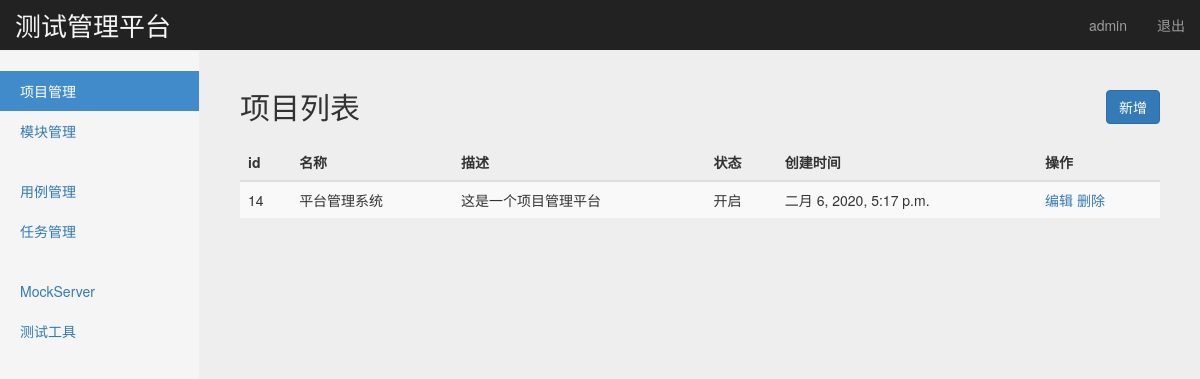
The app's page /manage/project_manage/ (signed in) with its own data.
### project_app/models.py (models this page shows, shortened)
class Project(models.Model):
    name = models.CharField('名称',max_length=100,blank=False,default='',unique=True)
    describe = models.TextField('描述',default='')
    status = models.BooleanField('状态',default=True)
    create_time = models.DateTimeField('创建时间',auto_now=True)

### project_app/views/project_views.py (the view)
# urls.py: path('project_manage/', project_views.project_manage),
@login_required  #判断用户是否登陆
def project_manage(request):
    username = request.session.get('user','') #读取浏览器session
    projects = Project.objects.all()
    return render(request,'project_manage.html',{'user':username,'projects':projects,'type':'list'})

### templates/project_manage.html (shortened to what this page needs)
{% extends "base.html" %}
{% block content %}
    <nav class="navbar navbar-inverse navbar-fixed-top">
      <div class="container-fluid">
        <div class="navbar-header">
          <a class="navbar-brand" style=" color:#f5f5f5; font-size:26px;" href="#">测试管理平台</a>
        </div>
        <div id="navbar" class="navbar-collapse collapse">
          <ul class="nav navbar-nav navbar-right">
            <li><a href="#">{{ user }}</a></li>
            <li><a href="/logout/">退出</a></li>
          </ul>
        </div>
      </div>
    </nav>
    <div class="container-fluid">
      <div class="row">
        <div class="col-sm-3 col-md-2 sidebar">
          <ul class="nav nav-sidebar">
            <li class="active"><a href="/manage/project_manage/">项目管理</a></li>
            <li><a href="/manage/module_manage/">模块管理</a></li>
          </ul>
          <ul class="nav nav-sidebar">
            <li><a href="/interface/case_manage/">用例管理</a></li>
            <li><a href="">任务管理</a></li>
          </ul>
          <ul class="nav nav-sidebar">
            <li><a href="">MockServer</a></li>
            <li><a href="">测试工具</a></li>
          </ul>
        </div>
        {% if type == 'list' %}
        <div class="col-sm-9 col-sm-offset-3 col-md-10 col-md-offset-2 main">
          <h2 class="sub-header">项目列表
            <button type="button" class="btn btn-primary" style="float: right"
            onclick="window.location.href='/manage/add_project/'">新增</button>
          </h2>
          <div class="table-responsive">
            <table class="table table-striped">
              <thead>
                <tr>
                  <th>id</th>
                  <th>名称</th>
                  <th>描述</th>
                  <th>状态</th>
                  <th>创建时间</th>
                  <th>操作</th>
                </tr>
              </thead>
              <tbody>
                {% for project in projects %}
                <tr>
                  <td>{{ project.id }}</td>
                  <td>{{ project.name }}</td>
                  <td>{{ project.describe }}</td>
                  {% if project.status == True %}
                    <td>开启</td>
                  {% endif %}
                  <td>{{ project.create_time}}</td>
                  <td>
                    <a href="/manage/edit_project/{{ project.id }}">编辑</a>
                    <a href="/manage/delete_project/{{ project.id }}">删除</a>
                  </td>
                </tr>
                {% endfor %}
              </tbody>
            </table>
          </div>
        </div>
        {% endif %}
      </div>
    </div>
{% endblock %}

### static/css/signin.css (style rules this page uses)
body { padding-top: 40px; padding-bottom: 40px; background-color: #eee; }

### static/css/dashboard.css (style rules this page uses)
body { padding-top: 50px; }
.sub-header { padding-bottom: 10px; border-bottom: 1px solid #eee; }
.navbar-fixed-top { border: 0; }
.sidebar { display: none; }
@media (min-width: 768px) { .sidebar { position: fixed; top: 51px; bottom: 0; left: 0; z-index: 1000; display: block; padding: 20px; overflow-x: hidden; overflow-y: auto; background-color: #f5f5f5; border-right: 1px solid #eee; } }
.nav-sidebar { margin-right: -21px; margin-bottom: 20px; margin-left: -20px; }
.nav-sidebar > li > a { padding-right: 20px; padding-left: 20px; }
.nav-sidebar > .active > a, .nav-sidebar > .active > a:hover, .nav-sidebar > .active > a:focus { color: #fff; background-color: #428bca; }
.main { padding: 20px; }
@media (min-width: 768px) { .main { padding-right: 40px; padding-left: 40px; } }

### records on screen
Project: id "14", name "平台管理系统", describe "这是一个项目管理平台", status "开启", create_time "二月 6, 2020, 5:17 p.m."

### other values on screen
{{ user }} "admin"
